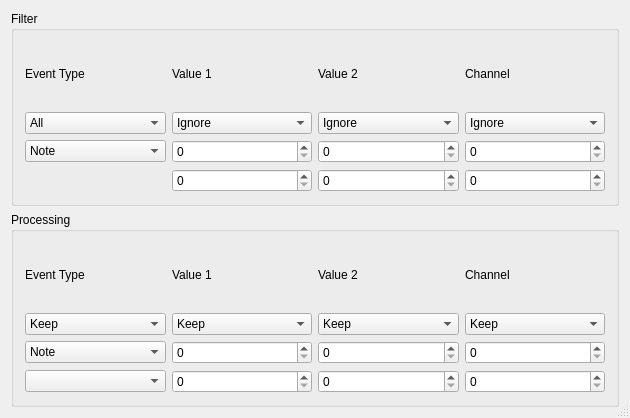
<ui version="4.0" >
 <author></author>
 <comment></comment>
 <exportmacro></exportmacro>
 <class>TransformDialogBase</class>
 <widget class="QDialog" name="TransformDialogBase" >
  <property name="geometry" >
   <rect>
    <x>0</x>
    <y>0</y>
    <width>630</width>
    <height>418</height>
   </rect>
  </property>
  <property name="windowTitle" >
   <string>MusE: Midi Input Transformator</string>
  </property>
  <property name="sizeGripEnabled" >
   <bool>true</bool>
  </property>
  <layout class="QVBoxLayout" >
   <property name="margin" >
    <number>11</number>
   </property>
   <property name="spacing" >
    <number>6</number>
   </property>
   <item>
    <widget class="QGroupBox" name="GroupBox3" >
     <property name="title" >
      <string>Filter</string>
     </property>
     <layout class="QGridLayout" >
      <property name="margin" >
       <number>11</number>
      </property>
      <property name="spacing" >
       <number>6</number>
      </property>
      <item row="1" column="0" >
       <widget class="QComboBox" name="selEventOp" >
        <item>
         <property name="text" >
          <string>All</string>
         </property>
        </item>
        <item>
         <property name="text" >
          <string>Equal</string>
         </property>
        </item>
        <item>
         <property name="text" >
          <string>Unequal</string>
         </property>
        </item>
       </widget>
      </item>
      <item row="2" column="0" >
       <widget class="QComboBox" name="selType" >
        <item>
         <property name="text" >
          <string>Note</string>
         </property>
        </item>
        <item>
         <property name="text" >
          <string>Poly Pressure</string>
         </property>
        </item>
        <item>
         <property name="text" >
          <string>Control Change</string>
         </property>
        </item>
        <item>
         <property name="text" >
          <string>Aftertouch</string>
         </property>
        </item>
        <item>
         <property name="text" >
          <string>Pitch Bend</string>
         </property>
        </item>
        <item>
         <property name="text" >
          <string>NRPN</string>
         </property>
        </item>
        <item>
         <property name="text" >
          <string>RPN</string>
         </property>
        </item>
       </widget>
      </item>
      <item row="0" column="2" >
       <widget class="QLabel" name="TextLabel3" >
        <property name="text" >
         <string>Value 2</string>
        </property>
       </widget>
      </item>
      <item row="0" column="1" >
       <widget class="QLabel" name="TextLabel2" >
        <property name="text" >
         <string>Value 1</string>
        </property>
       </widget>
      </item>
      <item row="0" column="0" >
       <widget class="QLabel" name="TextLabel1" >
        <property name="text" >
         <string>Event Type</string>
        </property>
       </widget>
      </item>
      <item row="1" column="1" >
       <widget class="QComboBox" name="selVal1Op" >
        <item>
         <property name="text" >
          <string>Ignore</string>
         </property>
        </item>
        <item>
         <property name="text" >
          <string>Equal</string>
         </property>
        </item>
        <item>
         <property name="text" >
          <string>Unequal</string>
         </property>
        </item>
        <item>
         <property name="text" >
          <string>Higher</string>
         </property>
        </item>
        <item>
         <property name="text" >
          <string>Lower</string>
         </property>
        </item>
        <item>
         <property name="text" >
          <string>Inside</string>
         </property>
        </item>
        <item>
         <property name="text" >
          <string>Outside</string>
         </property>
        </item>
       </widget>
      </item>
      <item row="3" column="1" >
       <widget class="QSpinBox" name="selVal1b" >
        <property name="maximum" >
         <number>127</number>
        </property>
       </widget>
      </item>
      <item row="3" column="2" >
       <widget class="QSpinBox" name="selVal2b" >
        <property name="maximum" >
         <number>127</number>
        </property>
       </widget>
      </item>
      <item row="2" column="1" >
       <widget class="QSpinBox" name="selVal1a" >
        <property name="maximum" >
         <number>127</number>
        </property>
       </widget>
      </item>
      <item row="1" column="2" >
       <widget class="QComboBox" name="selVal2Op" >
        <item>
         <property name="text" >
          <string>Ignore</string>
         </property>
        </item>
        <item>
         <property name="text" >
          <string>Equal</string>
         </property>
        </item>
        <item>
         <property name="text" >
          <string>Unequal</string>
         </property>
        </item>
        <item>
         <property name="text" >
          <string>Higher</string>
         </property>
        </item>
        <item>
         <property name="text" >
          <string>Lower</string>
         </property>
        </item>
        <item>
         <property name="text" >
          <string>Inside</string>
         </property>
        </item>
        <item>
         <property name="text" >
          <string>Outside</string>
         </property>
        </item>
       </widget>
      </item>
      <item row="1" column="3" >
       <widget class="QComboBox" name="selChannelOp" >
        <item>
         <property name="text" >
          <string>Ignore</string>
         </property>
        </item>
        <item>
         <property name="text" >
          <string>Equal</string>
         </property>
        </item>
        <item>
         <property name="text" >
          <string>Unequal</string>
         </property>
        </item>
        <item>
         <property name="text" >
          <string>Higher</string>
         </property>
        </item>
        <item>
         <property name="text" >
          <string>Lower</string>
         </property>
        </item>
        <item>
         <property name="text" >
          <string>Inside</string>
         </property>
        </item>
        <item>
         <property name="text" >
          <string>Outside</string>
         </property>
        </item>
       </widget>
      </item>
      <item row="0" column="3" >
       <widget class="QLabel" name="TextLabel2_2" >
        <property name="text" >
         <string>Channel</string>
        </property>
       </widget>
      </item>
      <item row="2" column="2" >
       <widget class="QSpinBox" name="selVal2a" >
        <property name="maximum" >
         <number>127</number>
        </property>
       </widget>
      </item>
      <item row="2" column="3" >
       <widget class="QSpinBox" name="selChannelVala" >
        <property name="maximum" >
         <number>127</number>
        </property>
       </widget>
      </item>
      <item row="3" column="3" >
       <widget class="QSpinBox" name="selChannelValb" >
        <property name="maximum" >
         <number>127</number>
        </property>
       </widget>
      </item>
     </layout>
    </widget>
   </item>
   <item>
    <widget class="QGroupBox" name="GroupBox5" >
     <property name="title" >
      <string>Processing</string>
     </property>
     <layout class="QGridLayout" >
      <property name="margin" >
       <number>11</number>
      </property>
      <property name="spacing" >
       <number>6</number>
      </property>
      <item row="0" column="0" >
       <widget class="QLabel" name="TextLabel5" >
        <property name="text" >
         <string>Event Type</string>
        </property>
       </widget>
      </item>
      <item row="1" column="0" >
       <widget class="QComboBox" name="procEventOp" >
        <item>
         <property name="text" >
          <string>Keep</string>
         </property>
        </item>
        <item>
         <property name="text" >
          <string>Fix</string>
         </property>
        </item>
       </widget>
      </item>
      <item row="2" column="0" >
       <widget class="QComboBox" name="procType" >
        <item>
         <property name="text" >
          <string>Note</string>
         </property>
        </item>
        <item>
         <property name="text" >
          <string>Poly Pressure</string>
         </property>
        </item>
        <item>
         <property name="text" >
          <string>Control Change</string>
         </property>
        </item>
        <item>
         <property name="text" >
          <string>Aftertouch</string>
         </property>
        </item>
        <item>
         <property name="text" >
          <string>Pitch Bend</string>
         </property>
        </item>
        <item>
         <property name="text" >
          <string>NRPN</string>
         </property>
        </item>
        <item>
         <property name="text" >
          <string>RPN</string>
         </property>
        </item>
       </widget>
      </item>
      <item row="1" column="1" >
       <widget class="QComboBox" name="procVal1Op" >
        <item>
         <property name="text" >
          <string>Keep</string>
         </property>
        </item>
        <item>
         <property name="text" >
          <string>Plus</string>
         </property>
        </item>
        <item>
         <property name="text" >
          <string>Minus</string>
         </property>
        </item>
        <item>
         <property name="text" >
          <string>Multiply</string>
         </property>
        </item>
        <item>
         <property name="text" >
          <string>Divide</string>
         </property>
        </item>
        <item>
         <property name="text" >
          <string>Fix</string>
         </property>
        </item>
        <item>
         <property name="text" >
          <string>Value 2</string>
         </property>
        </item>
        <item>
         <property name="text" >
          <string>Invert</string>
         </property>
        </item>
        <item>
         <property name="text" >
          <string>ScaleMap</string>
         </property>
        </item>
        <item>
         <property name="text" >
          <string>Flip</string>
         </property>
        </item>
        <item>
         <property name="text" >
          <string>Dyn</string>
         </property>
        </item>
        <item>
         <property name="text" >
          <string>Random</string>
         </property>
        </item>
       </widget>
      </item>
      <item row="0" column="1" >
       <widget class="QLabel" name="TextLabel6" >
        <property name="text" >
         <string>Value 1</string>
        </property>
       </widget>
      </item>
      <item row="0" column="2" >
       <widget class="QLabel" name="TextLabel7" >
        <property name="text" >
         <string>Value 2</string>
        </property>
       </widget>
      </item>
      <item row="3" column="1" >
       <widget class="QSpinBox" name="procVal1b" >
        <property name="maximum" >
         <number>9999</number>
        </property>
       </widget>
      </item>
      <item row="3" column="2" >
       <widget class="QSpinBox" name="procVal2b" >
        <property name="maximum" >
         <number>9999</number>
        </property>
       </widget>
      </item>
      <item row="3" column="3" >
       <widget class="QSpinBox" name="procChannelValb" >
        <property name="maximum" >
         <number>127</number>
        </property>
       </widget>
      </item>
      <item row="1" column="2" >
       <widget class="QComboBox" name="procVal2Op" >
        <item>
         <property name="text" >
          <string>Keep</string>
         </property>
        </item>
        <item>
         <property name="text" >
          <string>Plus</string>
         </property>
        </item>
        <item>
         <property name="text" >
          <string>Minus</string>
         </property>
        </item>
        <item>
         <property name="text" >
          <string>Multiply</string>
         </property>
        </item>
        <item>
         <property name="text" >
          <string>Divide</string>
         </property>
        </item>
        <item>
         <property name="text" >
          <string>Fix</string>
         </property>
        </item>
        <item>
         <property name="text" >
          <string>Value 1</string>
         </property>
        </item>
        <item>
         <property name="text" >
          <string>Invert</string>
         </property>
        </item>
        <item>
         <property name="text" >
          <string>Dyn</string>
         </property>
        </item>
        <item>
         <property name="text" >
          <string>Random</string>
         </property>
        </item>
       </widget>
      </item>
      <item row="1" column="3" >
       <widget class="QComboBox" name="procChannelOp" >
        <item>
         <property name="text" >
          <string>Keep</string>
         </property>
        </item>
        <item>
         <property name="text" >
          <string>Plus</string>
         </property>
        </item>
        <item>
         <property name="text" >
          <string>Minus</string>
         </property>
        </item>
        <item>
         <property name="text" >
          <string>Multiply</string>
         </property>
        </item>
        <item>
         <property name="text" >
          <string>Divide</string>
         </property>
        </item>
        <item>
         <property name="text" >
          <string>Fix</string>
         </property>
        </item>
        <item>
         <property name="text" >
          <string>Value 1</string>
         </property>
        </item>
        <item>
         <property name="text" >
          <string>Invert</string>
         </property>
        </item>
        <item>
         <property name="text" >
          <string>Dyn</string>
         </property>
        </item>
        <item>
         <property name="text" >
          <string>Random</string>
         </property>
        </item>
       </widget>
      </item>
      <item row="0" column="3" >
       <widget class="QLabel" name="TextLabel2_2_2" >
        <property name="text" >
         <string>Channel</string>
        </property>
       </widget>
      </item>
      <item row="3" column="0" >
       <widget class="QComboBox" name="funcOp" />
      </item>
      <item row="2" column="1" >
       <widget class="QSpinBox" name="procVal1a" />
      </item>
      <item row="2" column="2" >
       <widget class="QSpinBox" name="procVal2a" />
      </item>
      <item row="2" column="3" >
       <widget class="QSpinBox" name="procChannelVala" />
      </item>
     </layout>
    </widget>
   </item>
  </layout>
 </widget>
 <layoutdefault spacing="6" margin="11" />
 <pixmapfunction>qPixmapFromMimeSource</pixmapfunction>
 <tabstops>
  <tabstop>selEventOp</tabstop>
  <tabstop>selType</tabstop>
  <tabstop>selVal1Op</tabstop>
  <tabstop>selVal1a</tabstop>
  <tabstop>selVal1b</tabstop>
  <tabstop>selVal2Op</tabstop>
  <tabstop>selVal2a</tabstop>
  <tabstop>selVal2b</tabstop>
  <tabstop>selChannelOp</tabstop>
  <tabstop>selChannelVala</tabstop>
  <tabstop>selChannelValb</tabstop>
  <tabstop>procEventOp</tabstop>
  <tabstop>procType</tabstop>
  <tabstop>procVal1Op</tabstop>
  <tabstop>procVal1b</tabstop>
  <tabstop>procVal2Op</tabstop>
  <tabstop>procVal2b</tabstop>
  <tabstop>procChannelOp</tabstop>
  <tabstop>procChannelValb</tabstop>
 </tabstops>
 <resources/>
 <connections/>
</ui>
